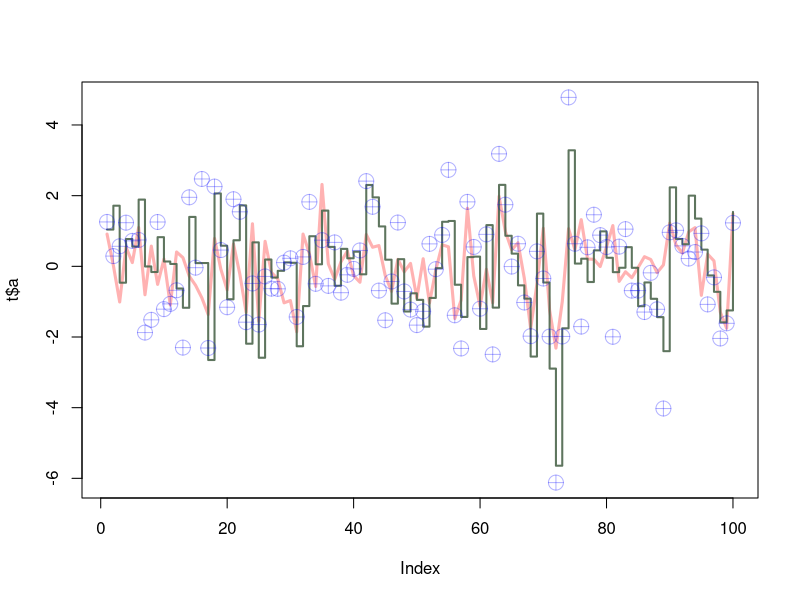

The R script that drew this image:
x1 = c(rnorm(100))
x2 = c(rnorm(100))
x3 = c(rnorm(100))

t  = data.frame(
  a = (x1),
  b = (x1 + x2),
  c = (x1 + x2 + x3)
)

#;; rgb : color intensity settings
#;; lwd : width of the lines
#;; pch : draws a sequence of points
#;; cex : controls the size of the points
plot(t$a, type="l", ylim=range(t),
  lwd=3, col=rgb(1,0,0,0.3))
lines(t$b, type="s", lwd=2,
  col=rgb(0.3,0.4,0.3,0.9))
points(t$c, pch=10, cex=2,
  col=rgb(0,0,1,0.3))